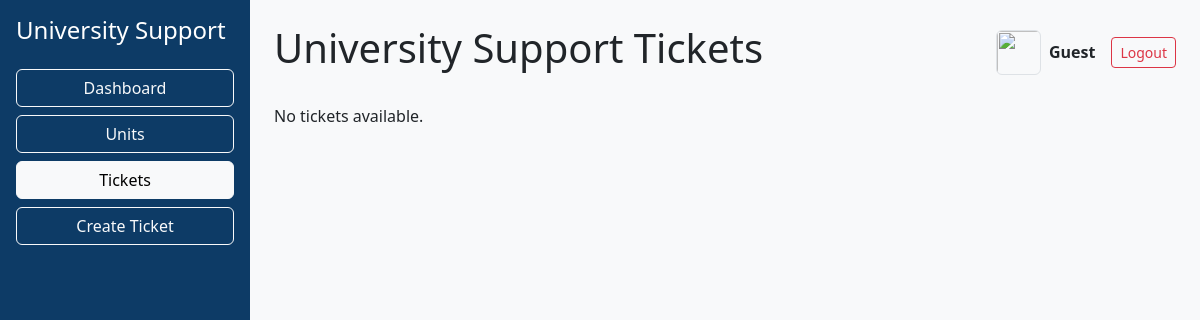
The page /api/ui/tickets/ on the database as committed earlier.
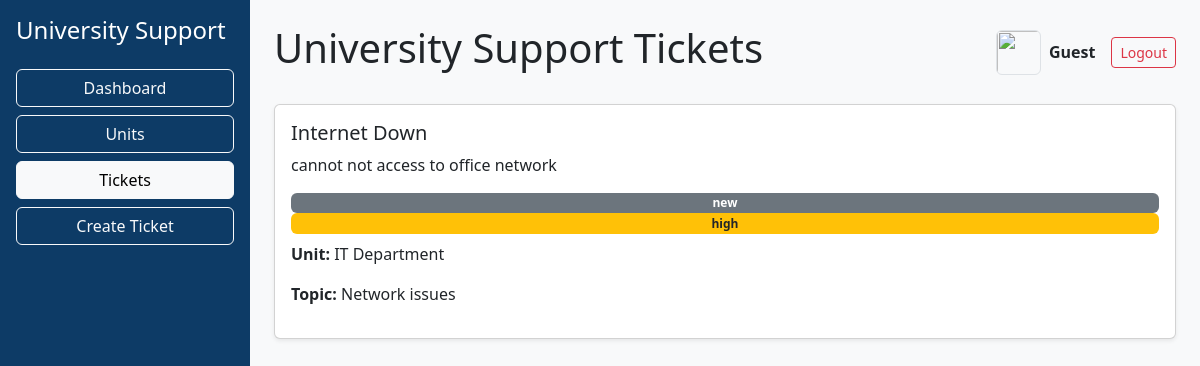
The same page on the database as committed later.
### tickets/models.py (models this page shows, shortened)
class Ticket(models.Model):
    STATUS_CHOICES = [
        ('new', 'New'),
        ('in_progress', 'In Progress'),
        ('done', 'Done'),
        ('canceled', 'Canceled'),
        ('withdrawn', 'Withdrawn'),
    ]
    PRIORITY_CHOICES = [
        ('low', 'Low'),
        ('medium', 'Medium'),
        ('high', 'High'),
    ]
    unit = models.ForeignKey(Unit, on_delete=models.CASCADE, related_name='tickets')
    topic = models.ForeignKey(Topic, on_delete=models.CASCADE, related_name='tickets')
    created_by = models.ForeignKey(User, on_delete=models.CASCADE, related_name='created_tickets')
    title = models.CharField(max_length=255)
    description = models.TextField()
    status = models.CharField(max_length=20, choices=STATUS_CHOICES, default='new')
    priority = models.CharField(max_length=20, choices=PRIORITY_CHOICES, default='medium')
    created_at = models.DateTimeField(auto_now_add=True)
    updated_at = models.DateTimeField(auto_now=True)

class Unit(models.Model):
    name = models.CharField(max_length=255)
    description = models.TextField(blank=True, null=True)
    parent = models.ForeignKey('self', null=True, blank=True, on_delete=models.CASCADE)

class Topic(models.Model):
    unit = models.ForeignKey(Unit, on_delete=models.CASCADE, related_name='topics')
    name = models.CharField(max_length=255)
    description = models.TextField(blank=True, null=True)

### tickets/views.py (the view)
# urls.py: path('ui/tickets/', views.ticket_list_page, name='ticket_list_page'),
def ticket_list_page(request):
    tickets = Ticket.objects.all().prefetch_related('comments__user')
    users = User.objects.all()
    return render(request, 'tickets/ticket_list.html', {'tickets': tickets, 'users': users})

### tickets/templates/tickets/ticket_list.html (shortened to what this page needs)
<!DOCTYPE html>
<html>
<head>
    <link href="https://cdn.jsdelivr.net/npm/bootstrap@5.3.0/dist/css/bootstrap.min.css" rel="stylesheet">
</head>
<body class="bg-light">
<div class="d-flex">
    <div class="text-white p-3" style="width:250px; min-height:100vh; background-color:#0d3b66;">
        <h4 class="mb-4">University Support</h4>
        <a href="/api/ui/dashboard/" class="btn btn-outline-light w-100 mb-2">Dashboard</a>
        <a href="/api/ui/units/" class="btn btn-outline-light w-100 mb-2">Units</a>
        <a href="/api/ui/tickets/" class="btn btn-light w-100 mb-2">Tickets</a>
        <a href="/api/ui/tickets/create/" class="btn btn-outline-light w-100 mb-2">Create Ticket</a>
    </div>
    <div class="flex-grow-1 p-4">
        <div class="d-flex justify-content-between align-items-center mb-4">
            <h1>University Support Tickets</h1>
            <div class="d-flex align-items-center">
                <img src="https://cdn-icons-png.flaticon.com/512/149/149071.png"
                     class="me-2 border rounded"
                     width="45" height="45">
                <span class="me-3 fw-bold">
                    {{ request.user.username|default:"Guest" }}
                </span>
                <form method="post" action="/admin/logout/" class="d-inline">
                   <button type="submit" class="btn btn-outline-danger btn-sm">Logout</button>
                </form>
            </div>
        </div>
        {% if tickets %}
            {% for ticket in tickets %}
                <div class="card mb-3 p-3 shadow-sm">
                    <h5>{{ ticket.title }}</h5>
                    <p>{{ ticket.description }}</p>
                    <span class="badge bg-secondary">{{ ticket.status }}</span>
                    <span class="badge bg-warning text-dark">{{ ticket.priority }}</span>
                    <p class="mt-2"><strong>Unit:</strong> {{ ticket.unit.name }}</p>
                    <p><strong>Topic:</strong> {{ ticket.topic.name }}</p>
                </div>
            {% endfor %}
        {% else %}
            <p>No tickets available.</p>
        {% endif %}
    </div>
</div>
</body>
</html>

Rows that differ between the two databases and show on the page:
added Ticket: title "Internet Down", description "cannot not access to office network", status "new", priority "high", unit.name "IT Department", topic.name "Network issues"
Other text that changed with them:
text no longer shown: "No tickets available."
